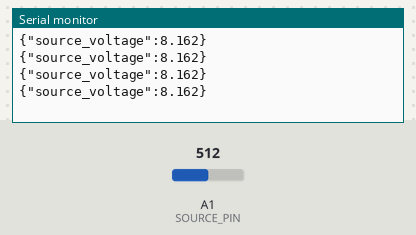
This sketch was run on a simulated Arduino Uno, built with avr-gcc and run on an emulated ATmega328P. Shown: the last lines printed to the serial monitor. The test bench sets the inputs (shaded band); at power-on: A1 (SOURCE_PIN) = 512.

Above: at 1.2 s.
1.3 s: A1 (SOURCE_PIN) set to 716
At 1.68 s:
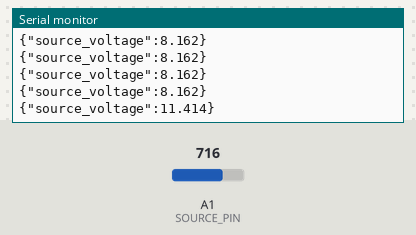
2.8 s: A1 (SOURCE_PIN) set to 900
At 2.93 s:
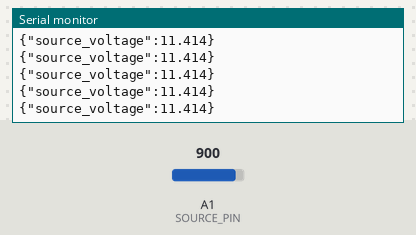
Timing chart, 0 to 5.8 s (numbered marks = the images above; inputs shaded):
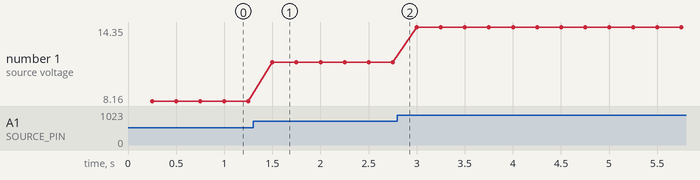

The sketch:

source_voltage_only.ino
```cpp
// Source voltage monitor only.
// Upload this sketch instead of arduino.ino when the Arduino should only
// sample SOURCE_PIN and report the result to the Raspberry Pi.

const int SOURCE_PIN = A1;
const int ADC_MAX = 1023;
const int ADC_SAMPLES = 8;

// Keep these calibrated to the source voltage divider and Arduino 5 V rail.
const float ADC_REFERENCE_V = 5.21;
const float SOURCE_DIVIDER_RATIO = 3.13;
const unsigned long SEND_INTERVAL_MS = 250;

unsigned long lastSend = 0;

float readSourceVoltage() {
  analogRead(SOURCE_PIN); // discard first sample after ADC mux settles
  unsigned long total = 0;
  for (int i = 0; i < ADC_SAMPLES; i++) {
    total += analogRead(SOURCE_PIN);
  }

  const float raw = total / (float)ADC_SAMPLES;
  return (raw / ADC_MAX) * ADC_REFERENCE_V * SOURCE_DIVIDER_RATIO;
}

void setup() {
  Serial.begin(115200);
  pinMode(SOURCE_PIN, INPUT);
}

void loop() {
  if (millis() - lastSend >= SEND_INTERVAL_MS) {
    lastSend = millis();
    const float sourceVoltage = readSourceVoltage();
    Serial.print("{\"source_voltage\":");
    Serial.print(sourceVoltage, 3);
    Serial.println("}");
  }
}
```

Measured:
- after the input at 1.3 s, the serial monitor: prints a new line after 0.20 s (image 1)
- plotted number 1: 8.16 → 11.41 after the input at 1.3 s, 11.41 → 14.35 after the input at 2.8 s
